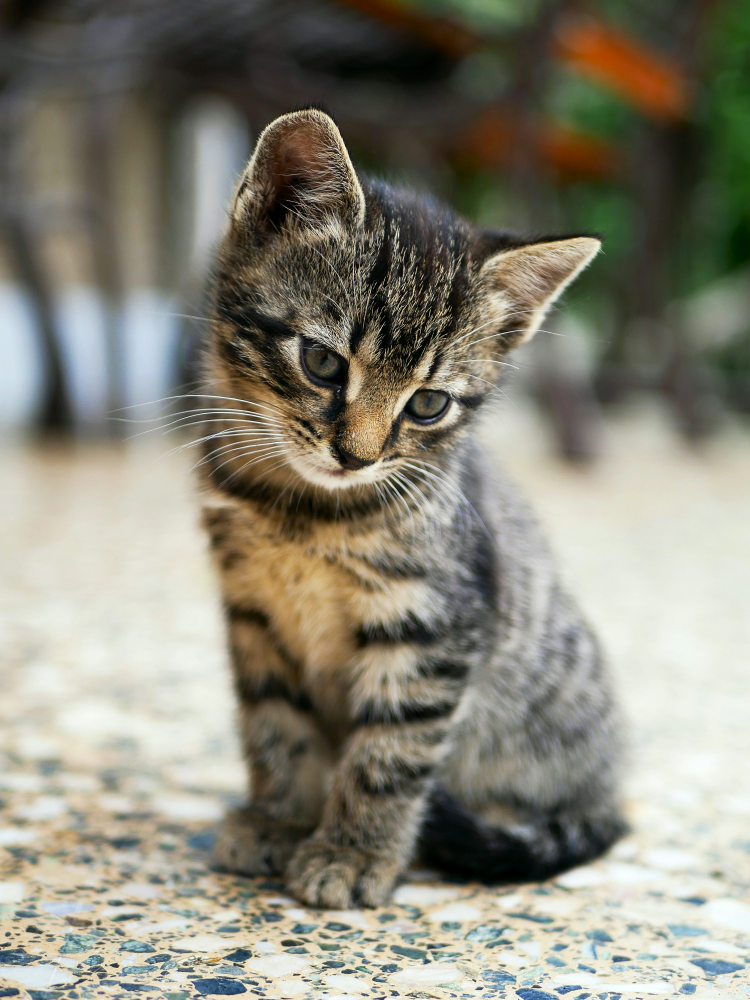
#> input picture OpenCV/Photos/cat3.jpeg, 3000 x 3999 px (shown at 1/4 size)
$ python basic.py
#> lines starting #> are read from the running program, lines starting #| are printed output that depends on the picture; after the words box and inside, x2 and y2 are one past the last pixel; in counts of white or black regions, pixels touching at a corner belong together
#> further down, img is the input picture: shape (3999, 3000, 3); mean B, G, R 119.7, 133.6, 136
import cv2 as cv
def rescaleFrame(frame,Scale=0.1):
#> called with Scale = 0.1
    width=int(frame.shape[1]*Scale)
#> width = 300
    height=int(frame.shape[0]*Scale)
#> height = 399
    dimensions=(width,height)
#> dimensions = (300, 399)
    return cv.resize(frame,dimensions,interpolation=cv.INTER_AREA)


img=cv.imread('Photos/cat3.jpeg')
resizedImage=rescaleFrame(img)
cv.imshow('cat',resizedImage)

gray=cv.cvtColor(resizedImage,cv.COLOR_BGR2GRAY)
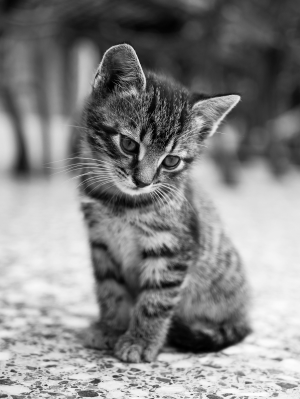
#> gray: shape (399, 300); min 0, max 253, mean 132.7
cv.imshow('Gray',gray)

blur=cv.GaussianBlur(resizedImage,(7,7),cv.BORDER_DEFAULT)
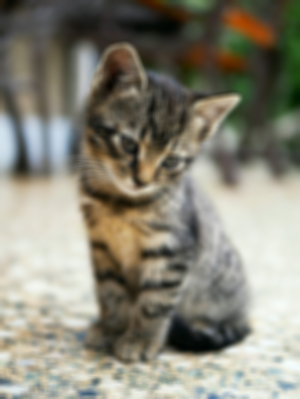
#> blur: shape (399, 300, 3); mean B, G, R 119.6, 133.6, 136
cv.imshow('BLUR',blur)

# canny=cv.Canny(resizedImage,125,175)
# if you want to decrease the amount of few of the lines just use blur image insted of original one.....
canny=cv.Canny(blur,125,175)
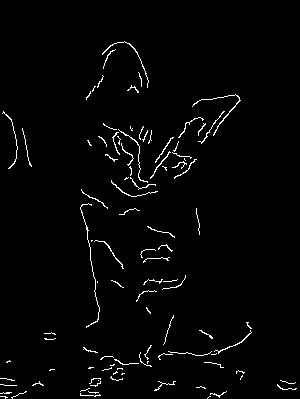
#> canny: shape (399, 300); 2.1% white in thin lines or dots, all inside (x1, y1, x2, y2) = (0, 41, 297, 399)
cv.imshow('canny edges',canny)

dilated=cv.dilate(canny,(3,3),iterations=4)
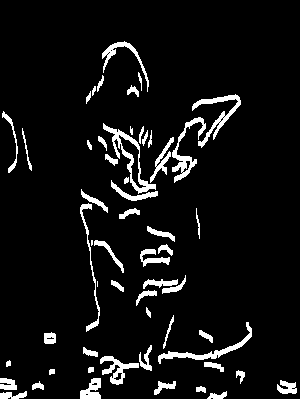
#> dilated: shape (399, 300); 6.9% white; 56 white regions (2 under 20 px), largest, box (x1, y1, x2, y2) and area: (103, 123, 156, 194) 685, (192, 94, 241, 148) 576, (172, 117, 206, 183) 571
cv.imshow('dilated image',dilated)  #it would just make it a bit thicker

eroded=cv.erode(dilated,(3,3),iterations=4)
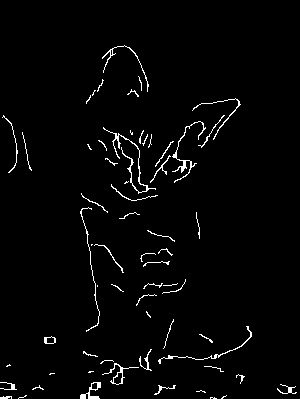
#> eroded: shape (399, 300); 2.3% white in thin lines or dots, all inside (x1, y1, x2, y2) = (0, 45, 297, 399)
cv.imshow('Eroded',eroded)#if you will pass the dilated one in the errode you will get canny one back

resized=cv.resize(img,(200,200),interpolation=cv.INTER_CUBIC)
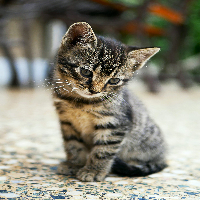
#> resized: shape (200, 200, 3); mean B, G, R 119.7, 133.6, 136
#CUBIC ka quality jyada accha hota hai , LINEAR bhi expand karega and  INTER_AREA will shrink
cv.imshow('Resized',resized)

cropped=resizedImage[50:200,200:400]
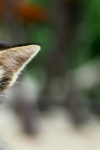
#> cropped: shape (150, 100, 3); mean B, G, R 86.6, 105, 102.8
cv.imshow('Cropped',cropped)
#this works on the principle of slicing as the numpy array is sliced

cv.waitKey(0)

$ run again, with OpenCV/Photos/cat2.jpeg copied over OpenCV/Photos/cat3.jpeg
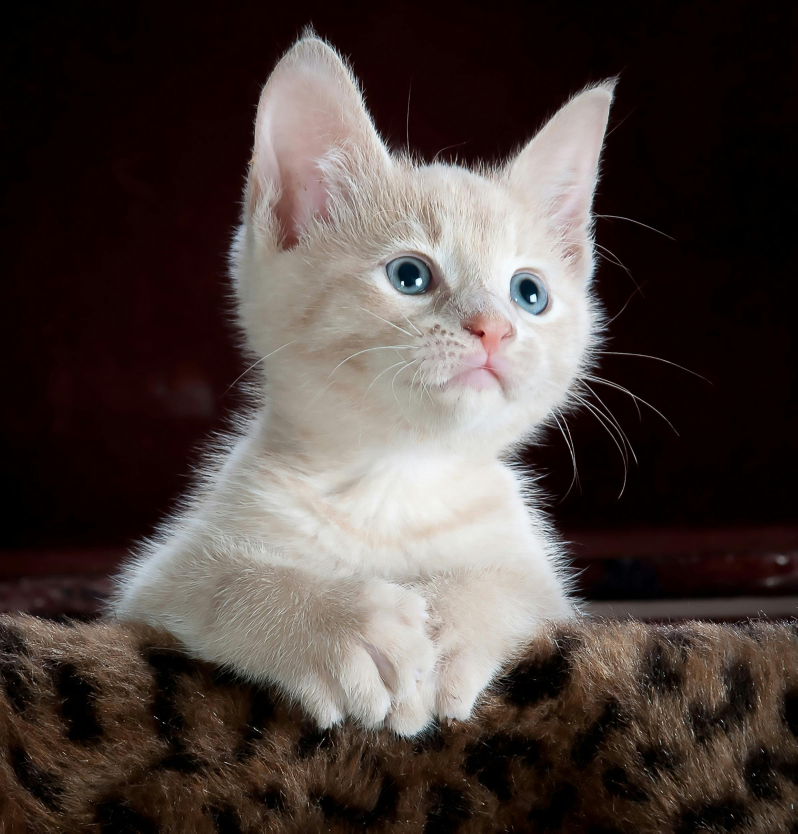
#> input picture OpenCV/Photos/cat2.jpeg, 2392 x 2500 px (shown at 1/3 size)
#> img is the input picture: shape (2500, 2392, 3); mean B, G, R 63.1, 66.8, 77.4
#> `canny=cv.Canny(blur,125,175)`:
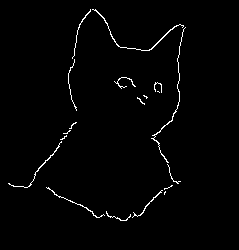
#> canny: shape (250, 239); 1.5% white in thin lines or dots, all inside (x1, y1, x2, y2) = (8, 9, 186, 221)
#> dilated: shape (250, 239); 4.5% white; 11 white regions (1 under 20 px), largest, box (x1, y1, x2, y2) and area: (92, 9, 186, 199) 1069, (8, 122, 77, 192) 423, (46, 187, 105, 222) 318
#> eroded: shape (250, 239); 1.6% white in thin lines or dots, all inside (x1, y1, x2, y2) = (8, 13, 186, 225)
#> `cropped=resizedImage[50:200,200:400]`:
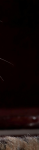
#> cropped: shape (150, 39, 3); mean B, G, R 9.8, 10.9, 20.6
